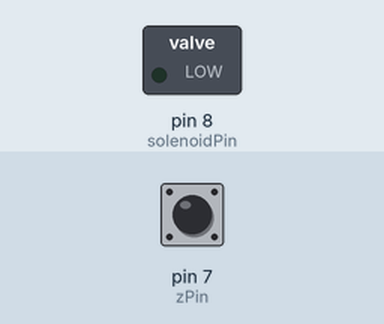
Simulated run of this sketch. Board: Arduino Uno, built with avr-gcc and run on an emulated ATmega328P. Parts: switched loads named in the sketch (green lamp = pin HIGH). The test bench sets the inputs (shaded band); at power-on: pin 7 (zPin) HIGH.

Above: at 1.2 s.
1.3 s: pin 7 (zPin) pulled LOW for 0.15 s
At 1.37 s:
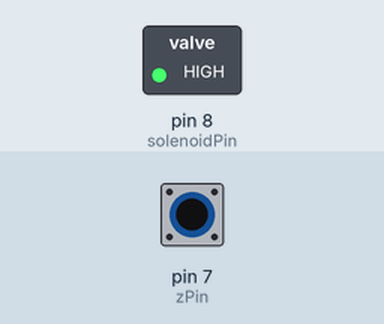
2.9 s: pin 7 (zPin) pulled LOW for 3.2 s
At 7.0 s:
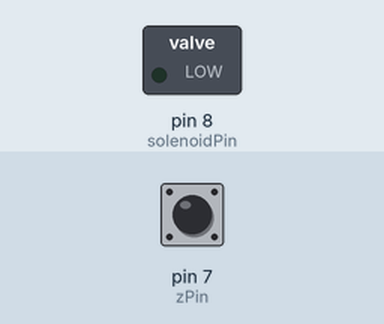
Timing chart, 0 to 8.5 s (numbered marks = the images above; inputs shaded):
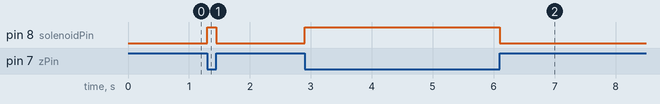

Measured:
- after the input at 1.3 s, pin 8 (solenoidPin): LOW → HIGH at once, → LOW 0.15 s later
- after the input at 2.9 s, pin 8 (solenoidPin): LOW → HIGH at once, → LOW 3.2 s later

The sketch:

solenoide.ino
```cpp
int solenoidPin = 8;
int zPin = 7 ;

int zPosition;

void setup() {
  // put your setup code here, to run once:
  Serial.begin(9600);

  pinMode(solenoidPin, OUTPUT);
  pinMode(zPin, INPUT_PULLUP);
}

void loop() {
  // put your main code here, to run repeatedly:
  zPosition = digitalRead(zPin);

  if (zPosition == HIGH) {
    digitalWrite(solenoidPin, LOW);
  } else {
    // Si el botón no está presionado, apagar el LED
    digitalWrite(solenoidPin, HIGH);
  }
}
```
